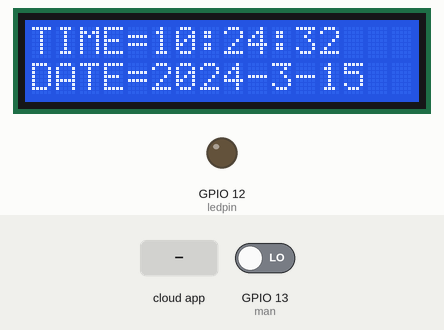
This sketch was run on a simulated ESP8266 (NodeMCU). Shown: 16×2 character LCD, output pins drawn as LEDs (lit = HIGH). The inputs (shaded band) are chosen by the test bench; at power-on: GPIO 13 (man) LOW. WiFi joins after 1.5 s; servers stay silent unless stated; network time is answered at once with the bench clock; the local clock reads 2024-03-15 10:24:30 at power-on unless the sketch sets it; no MQTT or app messages arrive unless stated; what the sketch prints to the serial monitor is not drawn.

Above: at 2.8 s.
2.9 s: the phone or cloud app sets lightcontrol to ON
At 3.7 s:
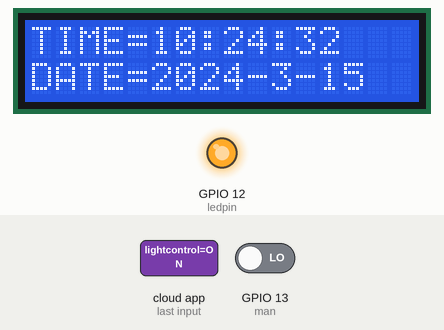
7.0 s: GPIO 13 (man) driven HIGH
At 7.8 s:
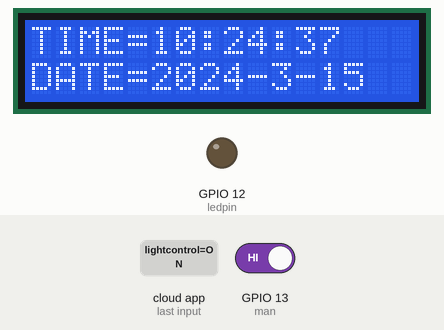
Timing chart, 0 to 10.0 s (numbered marks = the images above; inputs shaded):
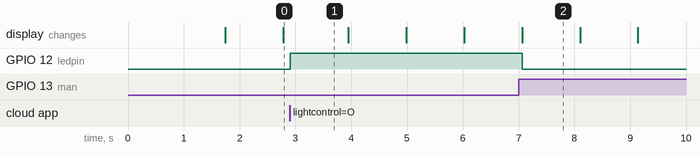

The sketch:

smart_light_with_google_assistant.ino
```cpp
#include <ESP8266WiFi.h> // including the library for the wifi
#include <NTPClient.h> // including the library for the ntp client
#include <WiFiUdp.h>

#include <LiquidCrystal_I2C.h> // including the LCD I2C library
LiquidCrystal_I2C lcd(0x27, 16, 2);

#include "Adafruit_MQTT.h" // adafruit mqtt
#include "Adafruit_MQTT_Client.h" // adafruit mqtt client

#define WLAN_SSID       "Home wifi1"
#define WLAN_PASS       "sweethome09"
#define AIO_SERVER      "io.adafruit.com"
#define AIO_SERVERPORT  1883
#define AIO_USERNAME    "MonarchGiri"
#define AIO_KEY         ""

WiFiClient client;  // Create an ESP8266 WiFiClient class to connect to the MQTT server.

// Setup the MQTT client class by passing in the WiFi client and MQTT server and login details.
Adafruit_MQTT_Client mqtt(&client, AIO_SERVER, AIO_SERVERPORT, AIO_USERNAME, AIO_KEY);
Adafruit_MQTT_Subscribe lightcontrol = Adafruit_MQTT_Subscribe(&mqtt, AIO_USERNAME "/feeds/lightcontrol");

void MQTT_connect();

int ledpin = 12; //setting the IO pins
int man = 13;

// Define NTP Client to get time
WiFiUDP ntpUDP;
NTPClient timeClient(ntpUDP, "pool.ntp.org");

//Week Days
String weekDays[7]={"Sunday", "Monday", "Tuesday", "Wednesday", "Thursday", "Friday", "Saturday"};

//Month names
String months[12]={"January", "February", "March", "April", "May", "June", "July", "August", "September", "October", "November", "December"};

void setup() {
  pinMode(ledpin,OUTPUT);

lcd.begin(16,2);
lcd.init();   // initializing the LCD
lcd.backlight(); // Enable or Turn On the backlight


  // Initialize Serial Monitor
  Serial.begin(115200);

  // Connect to WiFi access point.

  Serial.println(); Serial.println();
  Serial.print("Connecting to ");
  Serial.println(WLAN_SSID);

  WiFi.begin(WLAN_SSID, WLAN_PASS);
  while (WiFi.status() != WL_CONNECTED) {
    delay(500);
    Serial.print(".");
  }

  Serial.println();
  Serial.println("WiFi connected");
  Serial.println("IP address: "); Serial.println(WiFi.localIP());
  mqtt.subscribe(&lightcontrol);

  // Initialize a NTPClient to get time
  timeClient.begin();
  //set timezone
  timeClient.setTimeOffset(20700);

}


void loop() {
  MQTT_connect();
  // function to get the current date and time from the NTP server
  timeClient.update();

  unsigned long epochTime = timeClient.getEpochTime();
  Serial.print("Epoch Time: ");
  Serial.println(epochTime);

  //function returns the time in HH:MM:SS format
  String formattedTime = timeClient.getFormattedTime();
  Serial.print("Formatted Time: ");
  Serial.println(formattedTime);

  int currentHour = timeClient.getHours();
  Serial.print("Hour: ");
  Serial.println(currentHour);

  int currentMinute = timeClient.getMinutes();
  Serial.print("Minutes: ");
  Serial.println(currentMinute);

  int currentSecond = timeClient.getSeconds();
  Serial.print("Seconds: ");
  Serial.println(currentSecond);

  // create a time structure to access its elements to get information about the date.
  struct tm *ptm = gmtime ((time_t *)&epochTime);

  int monthDay = ptm->tm_mday;
  Serial.print("Month day: ");
  Serial.println(monthDay);

  int currentMonth = ptm->tm_mon+1; //+1 for January to corresponds to 1
  Serial.print("Month: ");
  Serial.println(currentMonth);

  int currentYear = ptm->tm_year+1900; //tm_year saves the number of years after 1900
  Serial.print("Year: ");
  Serial.println(currentYear);

  //Print complete date:
  // currentDate holds the current date in the YYYY-MM-DD format
  String currentDate = String(currentYear) + "-" + String(currentMonth) + "-" + String(monthDay);
  Serial.print("Current date: ");
  Serial.println(currentDate);

  Serial.println("");

  lcd.setCursor(0,0);
  lcd.print("TIME=");
  lcd.setCursor(5,0);
  lcd.print(formattedTime);

  lcd.setCursor(0,1);
  lcd.print("DATE=");
  lcd.setCursor(5,1);
  lcd.print(currentDate);

  Adafruit_MQTT_Subscribe *subscription;

  if (digitalRead(man) == HIGH) {
   if(currentHour >= 7 && currentHour <= 17){
      digitalWrite(ledpin,LOW);
    }
    else{
      digitalWrite(ledpin,HIGH);
    }
  delay(1000);
    }

  else{
      while ((subscription = mqtt.readSubscription(1000))) {
    if (subscription == &lightcontrol) {
      Serial.print(F("Got: "));
      Serial.println((char *)lightcontrol.lastread);
       if (!strcmp((char*) lightcontrol.lastread, "ON"))
      {
        digitalWrite(ledpin, HIGH);
      }
      else
      {
        digitalWrite(ledpin, LOW);
      }
    }
  }
    }
}

void MQTT_connect() {
  int8_t ret;

  // Stop if already connected.
  if (mqtt.connected()) {
    return;
  }
 Serial.print("Connecting to MQTT... ");

  while ((ret = mqtt.connect()) != 0) { // connect will return 0 for connected
       Serial.println(mqtt.connectErrorString(ret));
       Serial.println("Retrying MQTT connection in 5 seconds...");
       mqtt.disconnect();
       delay(5000);  // wait 5 seconds


  }
  Serial.println("MQTT Connected!");
}
```

Measured:
- after the input at 2.9 s, GPIO 12 (ledpin): LOW → HIGH at once
- after the input at 7.0 s, GPIO 12 (ledpin): HIGH → LOW after 0.07 s
- what the display in image 2 shows lasts 1.0 s, from 7.1 s to 8.1 s
